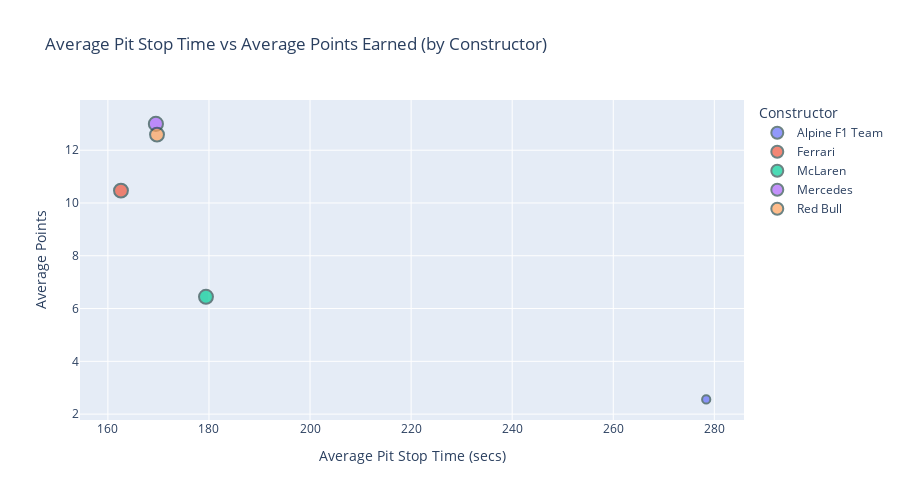

Notebook code for this chart:
### Markdown cell above
## Average Pit Stop Time vs Average Points by Team

### Code cell
pit_team_avg = pit_data.groupby('team_name').agg({
    'total_pit_stop_time_sec': 'mean',
    'points': 'mean',
    'raceId': 'count'  
}).reset_index()

pit_team_avg.columns = ['team_name', 'avg_pit_time', 'avg_points', 'race_count']

fig = px.scatter(pit_team_avg, 
                 x='avg_pit_time', 
                 y='avg_points',
                 color='team_name',
                 size='race_count',
                 title='Average Pit Stop Time vs Average Points Earned (by Constructor)',
                 labels={'avg_pit_time': 'Average Pit Stop Time (secs)',
                        'avg_points': 'Average Points',
                        'team_name': 'Constructor'},
                 size_max=10)

fig.update_traces(textposition='top center', 
                  marker=dict(line=dict(width=2, color='DarkSlateGrey')))

fig.update_layout(height=500, showlegend=True,
                  legend=dict(title=dict(text='Constructor')))

fig.show()

pit_team_avg.sort_values('avg_points', ascending=False)

### Figure 1 — Plotly figure (JSON) as saved in the notebook; plotly's stock layout.template omitted (floating-point values rounded to 4 significant figures)
{"data": [{"hovertemplate": "Constructor=Alpine F1 Team<br>Average Pit Stop Time (secs)=%{x}<br>Average Points=%{y}<br>race_count=%{marker.size}<extra></extra>", "legendgroup": "Alpine F1 Team", "marker": {"color": "#636efa", "line": {"color": "DarkSlateGrey", "width": 2}, "size": [201], "sizemode": "area", "sizeref": 5.95, "symbol": "circle"}, "mode": "markers", "name": "Alpine F1 Team", "orientation": "v", "showlegend": true, "textposition": "top center", "type": "scatter", "x": [278.4], "xaxis": "x", "y": [2.557], "yaxis": "y"}, {"hovertemplate": "Constructor=Ferrari<br>Average Pit Stop Time (secs)=%{x}<br>Average Points=%{y}<br>race_count=%{marker.size}<extra></extra>", "legendgroup": "Ferrari", "marker": {"color": "#EF553B", "line": {"color": "DarkSlateGrey", "width": 2}, "size": [575], "sizemode": "area", "sizeref": 5.95, "symbol": "circle"}, "mode": "markers", "name": "Ferrari", "orientation": "v", "showlegend": true, "textposition": "top center", "type": "scatter", "x": [162.6], "xaxis": "x", "y": [10.47], "yaxis": "y"}, {"hovertemplate": "Constructor=McLaren<br>Average Pit Stop Time (secs)=%{x}<br>Average Points=%{y}<br>race_count=%{marker.size}<extra></extra>", "legendgroup": "McLaren", "marker": {"color": "#00cc96", "line": {"color": "DarkSlateGrey", "width": 2}, "size": [578], "sizemode": "area", "sizeref": 5.95, "symbol": "circle"}, "mode": "markers", "name": "McLaren", "orientation": "v", "showlegend": true, "textposition": "top center", "type": "scatter", "x": [179.4], "xaxis": "x", "y": [6.445], "yaxis": "y"}, {"hovertemplate": "Constructor=Mercedes<br>Average Pit Stop Time (secs)=%{x}<br>Average Points=%{y}<br>race_count=%{marker.size}<extra></extra>", "legendgroup": "Mercedes", "marker": {"color": "#ab63fa", "line": {"color": "DarkSlateGrey", "width": 2}, "size": [595], "sizemode": "area", "sizeref": 5.95, "symbol": "circle"}, "mode": "markers", "name": "Mercedes", "orientation": "v", "showlegend": true, "textposition": "top center", "type": "scatter", "x": [169.5], "xaxis": "x", "y": [13.0], "yaxis": "y"}, {"hovertemplate": "Constructor=Red Bull<br>Average Pit Stop Time (secs)=%{x}<br>Average Points=%{y}<br>race_count=%{marker.size}<extra></extra>", "legendgroup": "Red Bull", "marker": {"color": "#FFA15A", "line": {"color": "DarkSlateGrey", "width": 2}, "size": [575], "sizemode": "area", "sizeref": 5.95, "symbol": "circle"}, "mode": "markers", "name": "Red Bull", "orientation": "v", "showlegend": true, "textposition": "top center", "type": "scatter", "x": [169.7], "xaxis": "x", "y": [12.59], "yaxis": "y"}], "layout": {"height": 500, "legend": {"itemsizing": "constant", "title": {"text": "Constructor"}, "tracegroupgap": 0}, "showlegend": true, "title": {"text": "Average Pit Stop Time vs Average Points Earned (by Constructor)"}, "xaxis": {"anchor": "y", "domain": [0, 1], "title": {"text": "Average Pit Stop Time (secs)"}}, "yaxis": {"anchor": "x", "domain": [0, 1], "title": {"text": "Average Points"}}}}
